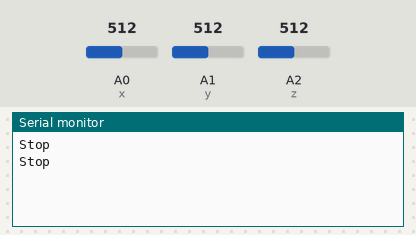
A sketch run on a simulated Arduino Uno, built with avr-gcc and run on an emulated ATmega328P. On the bench: the last lines printed to the serial monitor. The test bench sets the inputs (shaded band); at power-on: A0 (x) = 512, A1 (y) = 512, A2 (z) = 512.

Above: at 1.2 s.
1.3 s: A0 (x) set to 547
At 2.6 s:
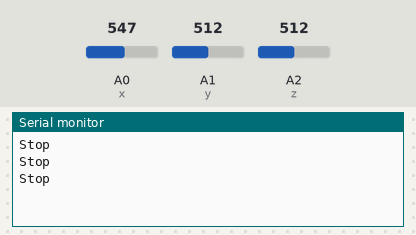
2.8 s: A0 (x) set to 573
At 3.6 s:
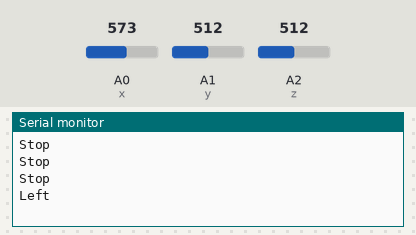
5.5 s: A1 (y) set to 546
At 6.8 s:
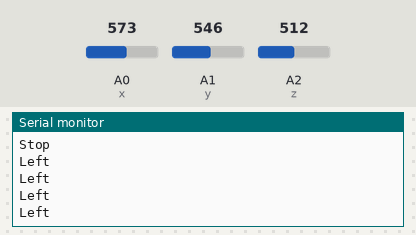
7.0 s: A1 (y) set to 576
At 7.8 s:
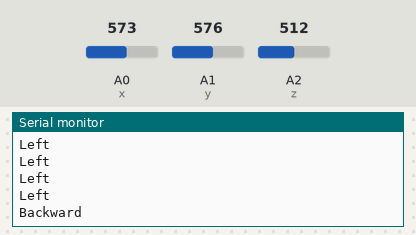

Measured:
- the behaviour switches between 561 and 562 on A0 (x) (found by bisection; images 1 and 2)
- the behaviour switches between 561 and 562 on A1 (y) (found by bisection; images 3 and 4)
- after the input at 2.8 s, the serial monitor: prints a new line after 0.20 s (image 2)
- after the input at 7.0 s, the serial monitor: prints a new line at once (image 4)

The sketch:

accelerometer_test.ino
```cpp
#define x A0
#define y A1
#define z A2

int x_val;
int y_val;
int z_val;

int x_val2;
int y_val2;
int z_val2;

void setup()
{
    pinMode(x, INPUT);
    pinMode(y, INPUT);
    pinMode(z, INPUT);

    Serial.begin(9600);

    // Store initial sensor position
    x_val2 = analogRead(x);
    y_val2 = analogRead(y);
    z_val2 = analogRead(z);
}

void loop()
{
    // Read current values
    x_val = analogRead(x);
    y_val = analogRead(y);
    z_val = analogRead(z);

    // Calculate axis movement
    int x_axis = x_val - x_val2;
    int y_axis = y_val - y_val2;
    int z_axis = z_val - z_val2;

    if (y_axis >= 50)
    {
        Serial.println("Backward");
    }
    else if (y_axis <= -50)
    {
        Serial.println("Forward");
    }
    else if (x_axis >= 50)
    {
        Serial.println("Left");
    }
    else if (x_axis <= -50)
    {
        Serial.println("Right");
    }
    else
    {
        Serial.println("Stop");
    }

    delay(1000);
}
```
